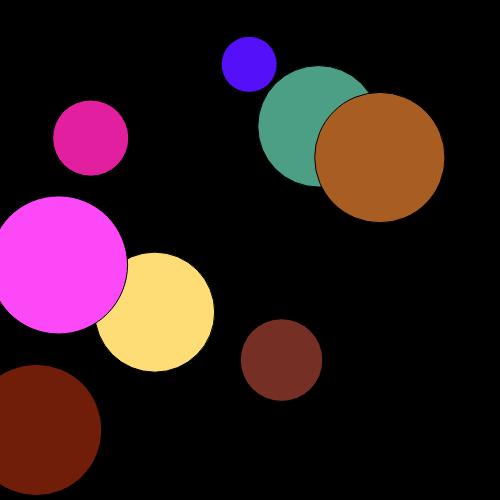
Frame 1 (no input)
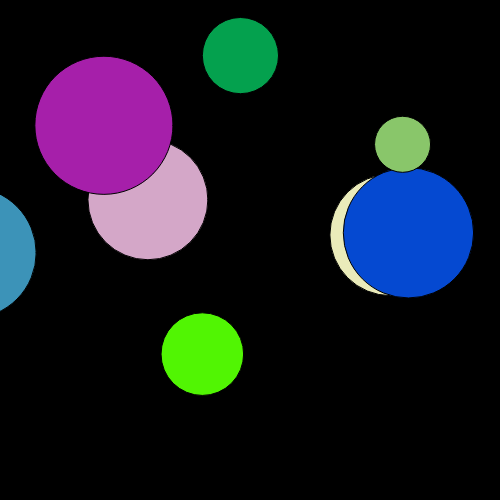
Frame 60 (no input)
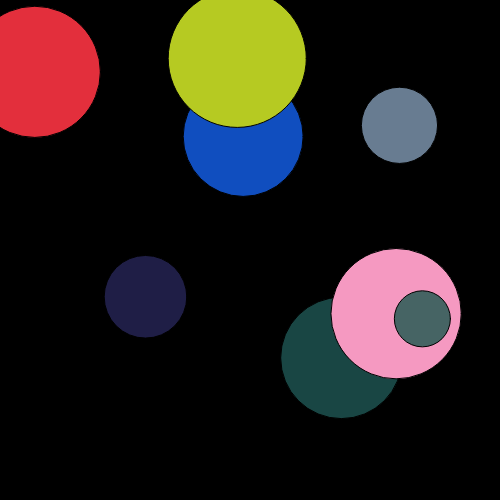
Frame 120 (the mouse pressed at the canvas centre since frame 60)

The p5.js sketch that drew these frames (run headless with seeded random() and noise() and a simulated clock; from frame 60 on, the mouse is pressed at the canvas centre):

// p5.js sketch
// ── sketch.js
// Declare variables for the sun, an array to store planets, the number of planets, and an angle variable.
let sun;
let planets = [];
let numPlanets = 8;
let angle = 0;


function setup() {
  createCanvas(500, 500);

  // Initialize the sun as a Planet object at the center of the canvas.
  sun = new Planet(0, 0, 50, 0);
  
  // Create an array of random planets and add them to the planets array.
  for (let i = 0; i < numPlanets; i++) {
    // Randomly set the radius, distance, speed, and initial angle of each planet.
    let radius = random(50, 150);
    let distance = random(100, 300);
    let speed = random(0.005, 0.02);
    let planet = new Planet(radius, distance, speed, random(360));
    planets.push(planet);
  }
}

function draw() {
  background(0);
  
  // Translate the origin to the center of the canvas.
  translate(width / 2, height / 2);
  
  // Display the sun at the center of the canvas.
  sun.display();
  
  // Loop through the planets array, update their positions, and display them.
  for (let i = 0; i < numPlanets; i++) {
    planets[i].orbit();
    planets[i].display();
  }
}

// define a Planet class to represent each celestial body.
class Planet {
  // constructor initializes the properties of the planet.
  constructor(radius, distance, speed, angle) {
    this.radius = radius;   // radius of the planet.
    this.distance = distance;   // distance from the center (sun) along the orbit.
    this.speed = speed;   // orbital speed.
    this.angle = angle;   // initial angle of the planet.
  }
  
  // ppdate the angle of the planet based on its orbital speed.
  orbit() {
    this.angle += this.speed;
  }
  
  // display the planet at its current position.
  display() {
    // calculate the Cartesian coordinates based on polar coordinates.
    let x = this.distance * cos(this.angle);
    let y = this.distance * sin(this.angle);
    
    // fill the planet with a random color and draw it as an ellipse.
    fill(random(255), random(255), random(255));
    ellipse(x, y, this.radius, this.radius);
  }
}
